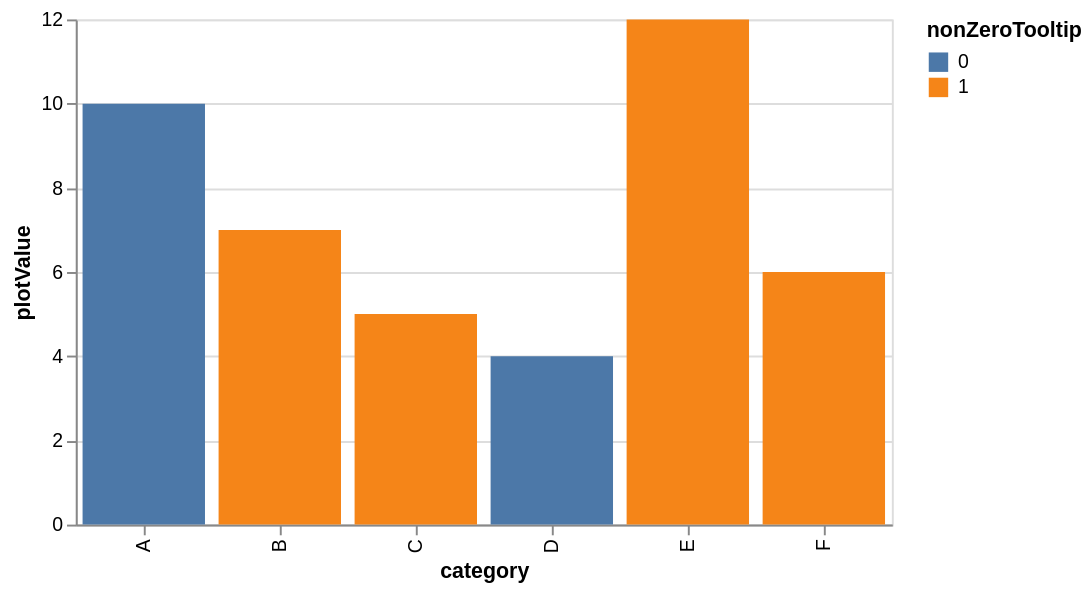

Express this chart as Vega-Lite.
### Vega-Lite specification from a JSON file in a GitHub repository (floating-point values rounded to 4 significant figures)
{"$schema": "https://vega.github.io/schema/vega-lite/v6.json", "description": "A bar chart with fields that are conditionally omitted from generated tooltips.", "width": 420, "height": 260, "data": {"values": [{"category": "A", "plotValue": 10, "validTooltip": 10, "nonZeroTooltip": 0}, {"category": "B", "plotValue": 7, "validTooltip": 7, "nonZeroTooltip": 1}, {"category": "C", "plotValue": 5, "validTooltip": null, "nonZeroTooltip": 1}, {"category": "D", "plotValue": 4, "validTooltip": 4, "nonZeroTooltip": 0}, {"category": "E", "plotValue": 12, "validTooltip": 12, "nonZeroTooltip": 1}, {"category": "F", "plotValue": 6, "validTooltip": 6, "nonZeroTooltip": 1}]}, "mark": "bar", "encoding": {"x": {"field": "category", "type": "nominal"}, "y": {"field": "plotValue", "type": "quantitative"}, "color": {"field": "nonZeroTooltip", "type": "nominal"}, "tooltip": [{"field": "category", "type": "nominal"}, {"field": "validTooltip", "type": "quantitative", "filter": {"valid": true}}, {"field": "nonZeroTooltip", "type": "quantitative", "filter": {"not": {"equal": 0}}}]}}
